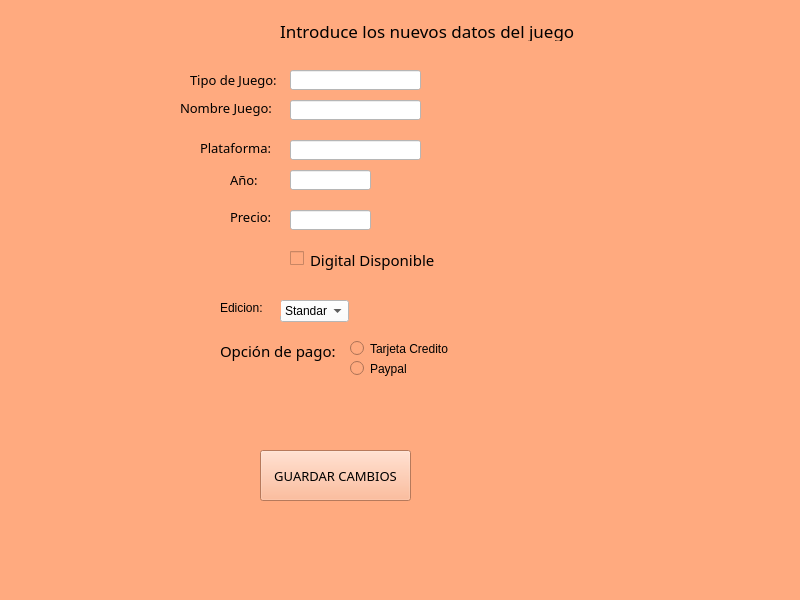
<?xml version="1.0" encoding="UTF-8"?>
<ui version="4.0">
 <class>MainWindow</class>
 <widget class="QMainWindow" name="MainWindow">
  <property name="geometry">
   <rect>
    <x>0</x>
    <y>0</y>
    <width>800</width>
    <height>600</height>
   </rect>
  </property>
  <property name="windowTitle">
   <string>MainWindow</string>
  </property>
  <property name="styleSheet">
   <string notr="true">background-color: rgb(255, 170, 127);</string>
  </property>
  <widget class="QWidget" name="centralwidget">
   <widget class="QLabel" name="label">
    <property name="geometry">
     <rect>
      <x>280</x>
      <y>20</y>
      <width>311</width>
      <height>21</height>
     </rect>
    </property>
    <property name="font">
     <font>
      <family>MV Boli</family>
      <pointsize>13</pointsize>
      <weight>50</weight>
      <italic>false</italic>
      <bold>false</bold>
     </font>
    </property>
    <property name="styleSheet">
     <string notr="true">font: 13pt &quot;MV Boli&quot;;</string>
    </property>
    <property name="text">
     <string>Introduce los nuevos datos del juego</string>
    </property>
   </widget>
   <widget class="QLabel" name="label_2">
    <property name="geometry">
     <rect>
      <x>180</x>
      <y>100</y>
      <width>101</width>
      <height>16</height>
     </rect>
    </property>
    <property name="font">
     <font>
      <family>MV Boli</family>
      <pointsize>10</pointsize>
      <weight>50</weight>
      <italic>false</italic>
      <bold>false</bold>
     </font>
    </property>
    <property name="styleSheet">
     <string notr="true">font: 10pt &quot;MV Boli&quot;;</string>
    </property>
    <property name="text">
     <string>Nombre Juego:</string>
    </property>
   </widget>
   <widget class="QLineEdit" name="entrada_nombre_juego">
    <property name="geometry">
     <rect>
      <x>290</x>
      <y>100</y>
      <width>131</width>
      <height>20</height>
     </rect>
    </property>
    <property name="font">
     <font>
      <pointsize>10</pointsize>
     </font>
    </property>
    <property name="styleSheet">
     <string notr="true">background-color: rgb(255, 255, 255);</string>
    </property>
   </widget>
   <widget class="QLabel" name="label_5">
    <property name="geometry">
     <rect>
      <x>230</x>
      <y>210</y>
      <width>47</width>
      <height>13</height>
     </rect>
    </property>
    <property name="font">
     <font>
      <family>MV Boli</family>
      <pointsize>10</pointsize>
      <weight>50</weight>
      <italic>false</italic>
      <bold>false</bold>
     </font>
    </property>
    <property name="styleSheet">
     <string notr="true">font: 10pt &quot;MV Boli&quot;;

</string>
    </property>
    <property name="text">
     <string>Precio:</string>
    </property>
   </widget>
   <widget class="QLineEdit" name="entrada_precio_juego">
    <property name="geometry">
     <rect>
      <x>290</x>
      <y>210</y>
      <width>81</width>
      <height>20</height>
     </rect>
    </property>
    <property name="font">
     <font>
      <pointsize>10</pointsize>
     </font>
    </property>
    <property name="styleSheet">
     <string notr="true">background-color: rgb(255, 255, 255);</string>
    </property>
    <property name="text">
     <string/>
    </property>
   </widget>
   <widget class="QPushButton" name="boton_guardar_cambios_juego">
    <property name="geometry">
     <rect>
      <x>260</x>
      <y>450</y>
      <width>151</width>
      <height>51</height>
     </rect>
    </property>
    <property name="font">
     <font>
      <family>MV Boli</family>
      <pointsize>10</pointsize>
      <weight>50</weight>
      <italic>false</italic>
      <bold>false</bold>
     </font>
    </property>
    <property name="styleSheet">
     <string notr="true">font: 10pt &quot;MV Boli&quot;;</string>
    </property>
    <property name="text">
     <string>GUARDAR CAMBIOS</string>
    </property>
   </widget>
   <widget class="QLabel" name="label_6">
    <property name="geometry">
     <rect>
      <x>200</x>
      <y>140</y>
      <width>71</width>
      <height>16</height>
     </rect>
    </property>
    <property name="font">
     <font>
      <family>MV Boli</family>
      <pointsize>10</pointsize>
      <weight>50</weight>
      <italic>false</italic>
      <bold>false</bold>
     </font>
    </property>
    <property name="styleSheet">
     <string notr="true">font: 10pt &quot;MV Boli&quot;;</string>
    </property>
    <property name="text">
     <string>Plataforma:</string>
    </property>
   </widget>
   <widget class="QLineEdit" name="entrada_tipo_plataforma">
    <property name="geometry">
     <rect>
      <x>290</x>
      <y>140</y>
      <width>131</width>
      <height>20</height>
     </rect>
    </property>
    <property name="font">
     <font>
      <pointsize>10</pointsize>
     </font>
    </property>
    <property name="styleSheet">
     <string notr="true">background-color: rgb(255, 255, 255);</string>
    </property>
    <property name="text">
     <string/>
    </property>
   </widget>
   <widget class="QLabel" name="label_7">
    <property name="geometry">
     <rect>
      <x>190</x>
      <y>70</y>
      <width>91</width>
      <height>20</height>
     </rect>
    </property>
    <property name="font">
     <font>
      <family>MV Boli</family>
      <pointsize>10</pointsize>
      <weight>50</weight>
      <italic>false</italic>
      <bold>false</bold>
     </font>
    </property>
    <property name="styleSheet">
     <string notr="true">font: 10pt &quot;MV Boli&quot;;</string>
    </property>
    <property name="text">
     <string>Tipo de Juego:</string>
    </property>
   </widget>
   <widget class="QLineEdit" name="entrada_tipo_juego">
    <property name="geometry">
     <rect>
      <x>290</x>
      <y>70</y>
      <width>131</width>
      <height>20</height>
     </rect>
    </property>
    <property name="font">
     <font>
      <pointsize>10</pointsize>
     </font>
    </property>
    <property name="styleSheet">
     <string notr="true">background-color: rgb(255, 255, 255);</string>
    </property>
    <property name="text">
     <string/>
    </property>
   </widget>
   <widget class="QLabel" name="label_8">
    <property name="geometry">
     <rect>
      <x>230</x>
      <y>170</y>
      <width>51</width>
      <height>20</height>
     </rect>
    </property>
    <property name="font">
     <font>
      <family>MV Boli</family>
      <pointsize>10</pointsize>
      <weight>50</weight>
      <italic>false</italic>
      <bold>false</bold>
     </font>
    </property>
    <property name="styleSheet">
     <string notr="true">font: 10pt &quot;MV Boli&quot;;</string>
    </property>
    <property name="text">
     <string>Año:</string>
    </property>
   </widget>
   <widget class="QLineEdit" name="entrada_anio_juego">
    <property name="geometry">
     <rect>
      <x>290</x>
      <y>170</y>
      <width>81</width>
      <height>20</height>
     </rect>
    </property>
    <property name="font">
     <font>
      <pointsize>10</pointsize>
     </font>
    </property>
    <property name="styleSheet">
     <string notr="true">background-color: rgb(255, 255, 255);</string>
    </property>
    <property name="text">
     <string/>
    </property>
   </widget>
   <widget class="QComboBox" name="combo_edicion">
    <property name="geometry">
     <rect>
      <x>280</x>
      <y>300</y>
      <width>69</width>
      <height>22</height>
     </rect>
    </property>
    <property name="styleSheet">
     <string notr="true">background-color: rgb(255, 255, 255);</string>
    </property>
    <item>
     <property name="text">
      <string>Standar</string>
     </property>
    </item>
    <item>
     <property name="text">
      <string>Gold</string>
     </property>
    </item>
    <item>
     <property name="text">
      <string>De Luxe</string>
     </property>
    </item>
   </widget>
   <widget class="QCheckBox" name="checkbox_digital">
    <property name="geometry">
     <rect>
      <x>290</x>
      <y>250</y>
      <width>21</width>
      <height>17</height>
     </rect>
    </property>
    <property name="text">
     <string/>
    </property>
    <property name="checkable">
     <bool>true</bool>
    </property>
    <property name="checked">
     <bool>false</bool>
    </property>
   </widget>
   <widget class="QRadioButton" name="radio_paypal">
    <property name="geometry">
     <rect>
      <x>350</x>
      <y>360</y>
      <width>82</width>
      <height>17</height>
     </rect>
    </property>
    <property name="styleSheet">
     <string notr="true">font: 10pt &quot;MV Boli&quot;;</string>
    </property>
    <property name="text">
     <string>Paypal</string>
    </property>
   </widget>
   <widget class="QRadioButton" name="radio_tarjeta_credito">
    <property name="geometry">
     <rect>
      <x>350</x>
      <y>340</y>
      <width>111</width>
      <height>17</height>
     </rect>
    </property>
    <property name="styleSheet">
     <string notr="true">font: 10pt &quot;MV Boli&quot;;</string>
    </property>
    <property name="text">
     <string>Tarjeta Credito</string>
    </property>
   </widget>
   <widget class="QLabel" name="label_3">
    <property name="geometry">
     <rect>
      <x>220</x>
      <y>300</y>
      <width>61</width>
      <height>16</height>
     </rect>
    </property>
    <property name="styleSheet">
     <string notr="true">font: 11pt &quot;MV Boli&quot;;</string>
    </property>
    <property name="text">
     <string>Edicion:</string>
    </property>
   </widget>
   <widget class="QLabel" name="label_11">
    <property name="geometry">
     <rect>
      <x>220</x>
      <y>340</y>
      <width>121</width>
      <height>21</height>
     </rect>
    </property>
    <property name="font">
     <font>
      <family>MV Boli</family>
      <pointsize>11</pointsize>
      <weight>50</weight>
      <italic>false</italic>
      <bold>false</bold>
     </font>
    </property>
    <property name="styleSheet">
     <string notr="true">font: 11pt &quot;MV Boli&quot;;</string>
    </property>
    <property name="text">
     <string>Opción de pago:</string>
    </property>
   </widget>
   <widget class="QLabel" name="label_9">
    <property name="geometry">
     <rect>
      <x>310</x>
      <y>250</y>
      <width>131</width>
      <height>20</height>
     </rect>
    </property>
    <property name="font">
     <font>
      <family>MV Boli</family>
      <pointsize>11</pointsize>
      <weight>50</weight>
      <italic>false</italic>
      <bold>false</bold>
     </font>
    </property>
    <property name="styleSheet">
     <string notr="true">font: 11pt &quot;MV Boli&quot;;</string>
    </property>
    <property name="text">
     <string>Digital Disponible</string>
    </property>
   </widget>
  </widget>
  <widget class="QStatusBar" name="statusbar"/>
 </widget>
 <resources/>
 <connections/>
</ui>
